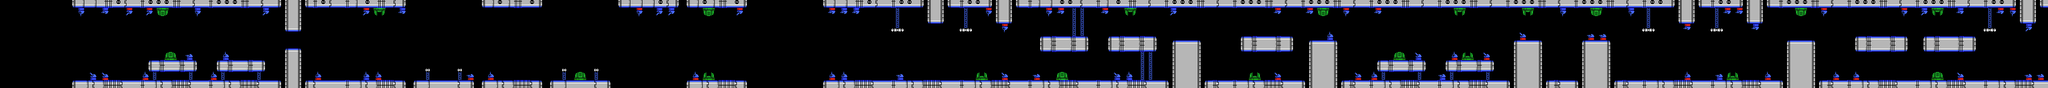

The image is a tile-based game level rendered from a .tmx file. Its description and source (layers, tilesets, objects; grid data summarised) follow:
An orthogonal 510x22 tile map with 8x8 px tiles, 1 tile layer (Tile Layer 1).

<map version="1.0" orientation="orthogonal" renderorder="right-down" width="510" height="22" tilewidth="8" tileheight="8" nextobjectid="1"><tileset firstgid="1" name="moai-tiles" tilewidth="8" tileheight="8" tilecount="256" columns="16"><image source="tech-tiles.png" width="128" height="128" /></tileset><layer name="Tile Layer 1" width="510" height="22"><data>[11220 cells, 11220 non-empty, 68 distinct tile ids]</data></layer></map>
